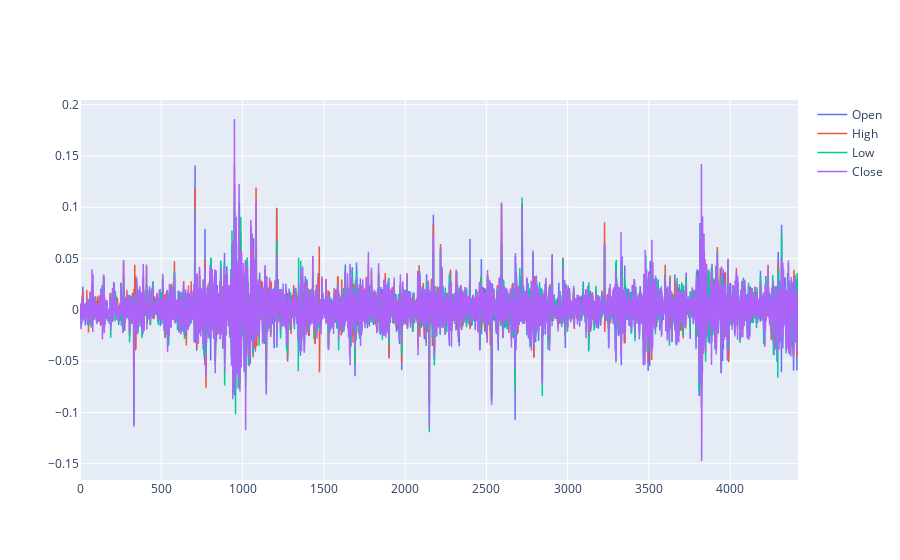

The notebook cell saved with this chart:
### Code cell
x.plot()

### Figure 1 — Plotly figure (JSON) as saved in the notebook; plotly's stock layout.template omitted (floating-point values rounded to 4 significant figures; data arrays with more than 128 entries replaced by an {"elided": "..."} marker saying what was removed)
{"data": [{"line": {"color": "#636EFA", "width": 1.5}, "mode": "lines", "name": "Open", "type": "scatter", "x": {"elided": "4418 int values"}, "y": {"elided": "4418 float values"}}, {"line": {"color": "#EF553B", "width": 1.5}, "mode": "lines", "name": "High", "type": "scatter", "x": {"elided": "4418 int values"}, "y": {"elided": "4418 float values"}}, {"line": {"color": "#00CC96", "width": 1.5}, "mode": "lines", "name": "Low", "type": "scatter", "x": {"elided": "4418 int values"}, "y": {"elided": "4418 float values"}}, {"line": {"color": "#AB63FA", "width": 1.5}, "mode": "lines", "name": "Close", "type": "scatter", "x": {"elided": "4418 int values"}, "y": {"elided": "4418 float values"}}], "layout": {}}
